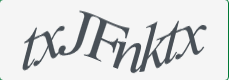
#> input picture captcha_training/src_img/1104.png, 230 x 80 px; its folder holds only this picture in this run
$ python poly_fit.py
#> lines starting #> are read from the running program, lines starting #| are printed output that depends on the picture; after the words box and inside, x2 and y2 are one past the last pixel; in counts of white or black regions, pixels touching at a corner belong together
import json
import os.path

import cv2
import numpy as np
import matplotlib.pyplot as plt
from PIL import Image

from skimage.morphology import skeletonize
from scipy.spatial import distance
from shapely.geometry import Polygon, Point, LineString, GeometryCollection, MultiPoint
from shapely import affinity
from scipy import interpolate
from scipy.signal import savgol_filter
from sklearn.decomposition import PCA
from pandas_test.polynomial_cleaning import polynomial_fit

BASE_DIR = os.path.dirname(__file__)


# [5 lines left out: function plot_show, not called in this run]


def plot_save(image, title: str, filepath: str):
    plt.imshow(image, cmap='gray')
    plt.title(title)
    plt.axis('off')
    plt.savefig(filepath)


# [73 lines left out: functions plot_construct_point, extendline, XYclean, contour2skeleton, not called in this run]


img_filenames = next(os.walk(os.path.join(os.path.dirname(__file__), "src_img")))[2]
# img_filenames = img_filenames[:100]

for img_fname in img_filenames:
    img_path = os.path.join(os.path.dirname(__file__), "src_img", img_fname)
    mm = cv2.imread(img_path, cv2.IMREAD_GRAYSCALE)
#> mm: shape (80, 230); min 78, max 255, mean 222.3

    _, binary_image = cv2.threshold(mm, 0, 255, cv2.THRESH_BINARY_INV + cv2.THRESH_OTSU)
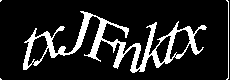
#> binary_image: shape (80, 230); 14% white; 4 white regions (2 under 20 px)

    cnts ,_ = cv2.findContours(binary_image.astype('uint8'), cv2.RETR_TREE, cv2.CHAIN_APPROX_SIMPLE)
#> cnts = 8 contours, 4 with area under 20; largest, box (x1, y1, x2, y2) and area: (23, 11, 207, 73) 2848, (169, 29, 191, 60) 362, (27, 35, 49, 67) 360, (155, 35, 172, 64) 232
    cont = cnts[0].reshape(-1, 2)
#> cont = [[0, 78], [0, 79], [1, 79]]

    contour = max(cnts, key=cv2.contourArea)
#> contour = contour of 604 points, box (x1, y1, x2, y2) (23, 11, 207, 73), area 2848

    # Ensure contour is in numpy array format
    if isinstance(contour, cv2.UMat):
        contour = contour.get()  # or np.array(contour.get()) for clarity

    # Flatten the array and process
    points = contour.reshape(-1, 2)  # Use reshape directly instead of squeeze
#> points = 604 pairs, first value 23 to 206, second value 11 to 72

    # Group y-values by x-values
    x_coords = np.unique(points[:, 0])
#> x_coords = 173 values from 23 to 206
    median_points = []

    for x in x_coords:
        y_vals = points[points[:, 0] == x, 1]
        median_y = (np.min(y_vals) + np.max(y_vals)) / 2
        median_points.append((x, int(median_y)))
#> this loop made 173 passes
#> (x, y_vals, median_y) on passes 1 to 3: (23, [63, 69], 66), (24, [42, 59, 62], 52), (25, [41, 55, 58], 49.5)
#> after the loop, median_points = 173 pairs, first value 23 to 206, second value 21 to 66

    # Sort points by x coordinate to facilitate plotting
    median_points.sort()

    # Median Line on base plot
    median_image = np.zeros_like(binary_image)

    new_median_points = list(map(lambda pt: (int(pt[0]), int(pt[1])), median_points))
#> new_median_points has the same summary as median_points

    x_val = []
    y_val = []

    for point in median_points:
        x_val.append(point[0])
        y_val.append(point[1])
        cv2.circle(median_image, point, 1, 255, -1)
#> this loop made 173 passes
#> point on passes 1 to 3: (23, 66), (24, 52), (25, 49)
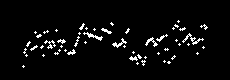
#> median_image: shape (80, 230); 4.1% white in thin lines or dots, all inside (x1, y1, x2, y2) = (22, 20, 208, 68)
#> after the loop, x_val = 173 values from 23 to 206; y_val = 173 values, max 66 at index 0, min 21 at index 146, mean 41.54

    x_val = np.array(x_val)
    y_val = np.array(y_val)

    result_image = 255 - median_image

    median_filepath = os.path.join(BASE_DIR, "median_points", img_fname)
    plot_save(result_image, "Median points", median_filepath)

#> (the run stopped early here; a loop or call above may not have finished)
